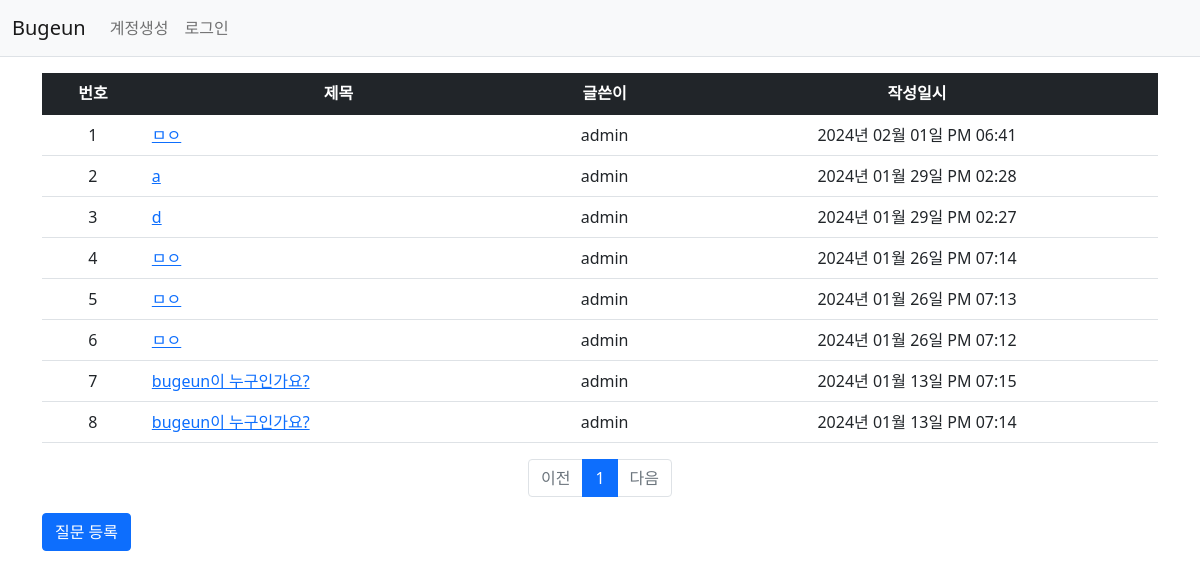
Page /question/list/ on the earlier database version.
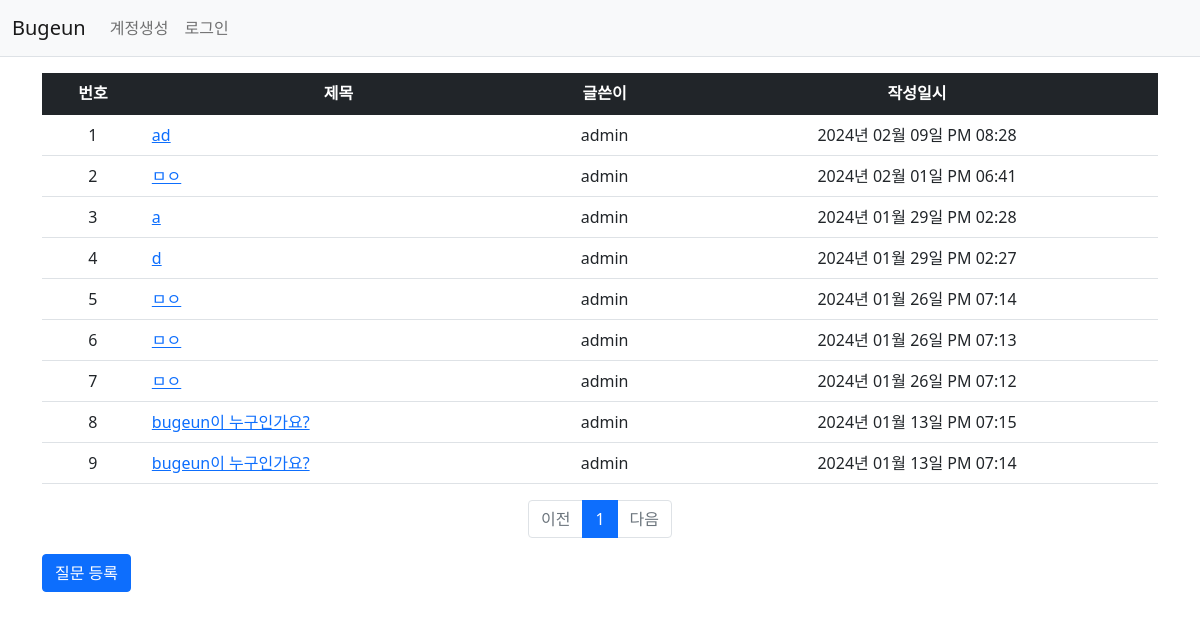
Same page on the later database version.
### homepage/models.py (models this page shows)
class Question(db.Model):
    id = db.Column(db.Integer, primary_key=True)
    subject = db.Column(db.String(200), nullable=False)
    content = db.Column(db.Text(), nullable=False)
    create_date = db.Column(db.DateTime(), nullable=False)
    user_id = db.Column(db.Integer, db.ForeignKey('user.id', ondelete='CASCADE'), nullable=False)
    user = db.relationship('User', backref=db.backref('question_set'))
    modify_date = db.Column(db.DateTime(), nullable=True)
    voter = db.relationship('User', secondary=question_voter, backref=db.backref('question_voter_set'))

class User(db.Model):
    id = db.Column(db.Integer, primary_key=True)
    username = db.Column(db.String(150), unique=True, nullable=False)
    password = db.Column(db.String(200), nullable=False)
    email = db.Column(db.String(150), unique=True, nullable=False)

### homepage/views/question_views.py (the view)
@bp.route('/list/')
def _list():
    page = request.args.get('page', type=int, default=1)
    question_list = Question.query.order_by(Question.create_date.desc())
    question_list = question_list.paginate(page=page, per_page=10)
    return render_template('question/question_list.html', question_list=question_list)

### homepage/filter.py (called while the page is built)
def format_datetime(value, fmt='%Y년 %m월 %d일 %p %I:%M'):
    return value.strftime(fmt)

### homepage/views/auth_views.py (called while the page is built)
@bp.before_app_request
def load_logged_in_user():
    user_id = session.get('user_id')
    if user_id is None:
        g.user=None
    else:
        g.user = User.query.get(user_id)

### homepage/templates/question/question_list.html
{% extends 'base.html' %}
{% block content %}
<div class="container my-3">
    <table class="table">
        <thead>
        <tr class="text-center table-dark">
            <th>번호</th>
            <th>제목</th>
            <th>글쓴이</th>
            <th>작성일시</th>
        </tr>
        </thead>
        <tbody>
        {% if question_list %}
        {% for question in question_list.items %}
        <tr class="text-center">
            <td>{{ loop.index }}</td>
            <td class="text-start">
                <a href="{{ url_for('question.detail', question_id=question.id) }}">{{ question.subject }}</a>
            </td>
            <td>{{ question.user.username }}</td>
            <td>{{ question.create_date|datetime }}</td>
        </tr>
        {% endfor %}
        {% else %}
        <tr>
            <td colspan="3">질문이 없습니다.</td>
        </tr>
        {% endif %}
        </tbody>
    </table>
      <ul class="pagination justify-content-center">
        {% if question_list.has_prev %}
        <li class="page-item">
            <a class="page-link" href="?page={{ question_list.prev_num }}">이전</a>
        </li>
        {% else %}
        <li class="page-item disabled">
            <a class="page-link" tabindex="-1" aria-disabled="true" href="javascript:void(0)">이전</a>
        </li>
        {% endif %}
        {% for page_num in question_list.iter_pages() %}
        {% if page_num %}
        {% if page_num != question_list.page %}
        <li class="page-item">
            <a class="page-link" href="?page={{ page_num }}">{{ page_num }}</a>
        </li>
        {% else %}
        <li class="page-item active" aria-current="page">
            <a class="page-link" href="javascript:void(0)">{{ page_num }}</a>
        </li>
        {% endif %}
        {% else %}
        <li class="disabled">
            <a class="page-link" href="javascript:void(0)">...</a>
        </li>
        {% endif %}
        {% endfor %}
        {% if question_list.has_next %}
        <li class="page-item">
            <a class="page-link" href="?page={{ question_list.next_num }}">다음</a>
        </li>
        {% else %}
        <li class="page-item disabled">
            <a class="page-link" tabindex="-1" aria-disabled="true" href="javascript:void(0)">다음</a>
        </li>
        {% endif %}
    </ul>
    <a href ="{{url_for('question.create')}}" class="btn btn-primary">질문 등록</a>
</div>
{% endblock %}

### homepage/templates/base.html (shortened to what this page needs)
<!doctype html>
<html lang="ko">
<head>
    <link rel="stylesheet" href="{{ url_for('static', filename='bootstrap.min.css') }}">
    <link rel="stylesheet" href="{{ url_for('static', filename='style.css') }}">
</head>
<body>
{% include "navbar.html" %}
{% block content %}
{% endblock %}
</body>
</html>

### homepage/templates/navbar.html (shortened to what this page needs)
<nav class="navbar navbar-expand-lg navbar-light bg-light border-bottom">
    <div class="container-fluid">
        <a class="navbar-brand" href="{{ url_for('main.index') }}">Bugeun</a>
        <div class="collapse navbar-collapse" id="navbarSupportedContent">
                {% if g.user %}
                <ul class="navbar-nav">
                    <li class="nav-item">
                        <a class="nav-link" href="{{url_for('auth.logout')}}">{{ g.user.username }}(로그아웃)</a>
                    </li>
                </ul>
                {% else %}
                <ul class="navbar-nav me-auto mb-2 mb-lg-0">
                    <li class="nav-item">
                        <a class="nav-link" href="{{url_for('auth.signup')}}">계정생성</a>
                    </li>
                    <li class="nav-item">
                        <a class="nav-link" href="{{url_for('auth.login')}}">로그인</a>
                    </li>
            </ul>
            {% endif %}
        </div>
    </div>
</nav>

Differences in the rows shown:
added Question: subject "ad", user.username "admin", create_date "2024년 02월 09일 PM 08:28"
